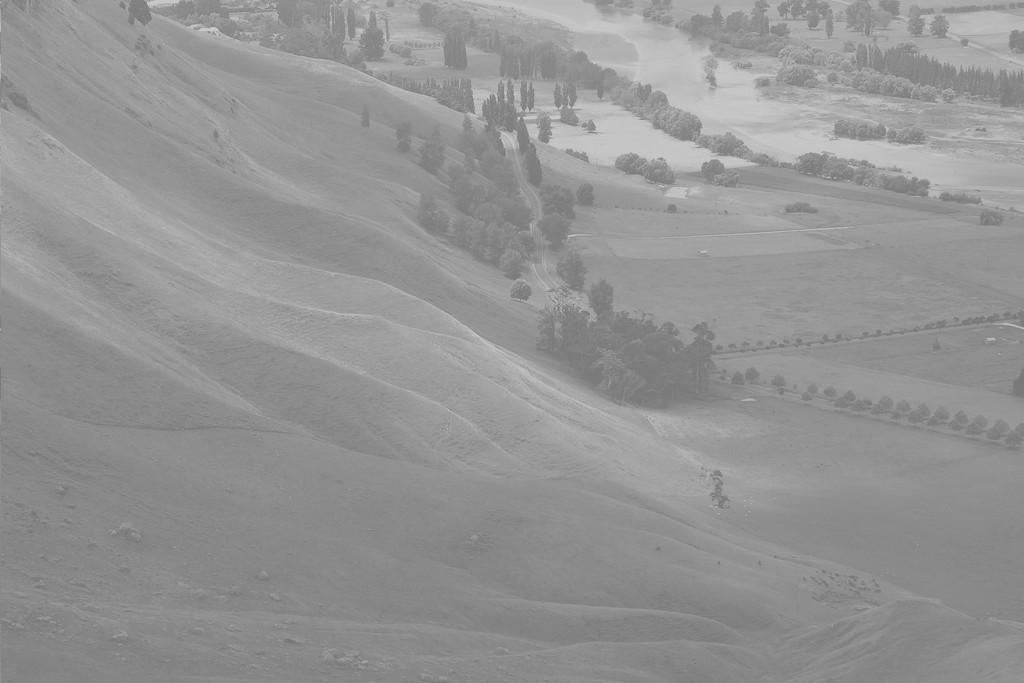
#> input picture 4-Histograms/2_histogram_equalization/bay.jpg, 1024 x 683 px
$ jupyter execute 'Histogram Equalization.ipynb'   (shell and % lines are left out)
#> lines starting #> are read from the running program, lines starting #| are printed output that depends on the picture
#       CEFET-RJ - UNED Nova Iguaçu
##   Dep. Engenharia de Controle e Automação
## Disciplina: Processamento Digital de Imagens
Professor: Gabriel Matos Araujo<br>
Material de Aula (Conversão em Python)<br>
Script escrito por Pedro Monforte

 ####          Original File Heading
 EE368/CS232 Digital Image Processing<br>
 Bernd Girod<br>
 Department of Electrical Engineering, Stanford University<br>
 Script by Qiyuan Tian and David Chen<br>
 Histogram equalization example<br>

[cell 1]
import cv2
import matplotlib.pyplot as plt

Supose we have a image and want to improve constrast in it. We will do it by Histogram Equalization:

[cell 2]
# Load image
img = cv2.imread('bay.jpg',0)
#> img is the input picture: shape (683, 1024); min 114, max 212, mean 148
#img = cv2.imread('brain.jpg',0)
#img = cv2.imread('moon.jpg',0)

# Perform histogram equalization
eqImg = cv2.equalizeHist(img)
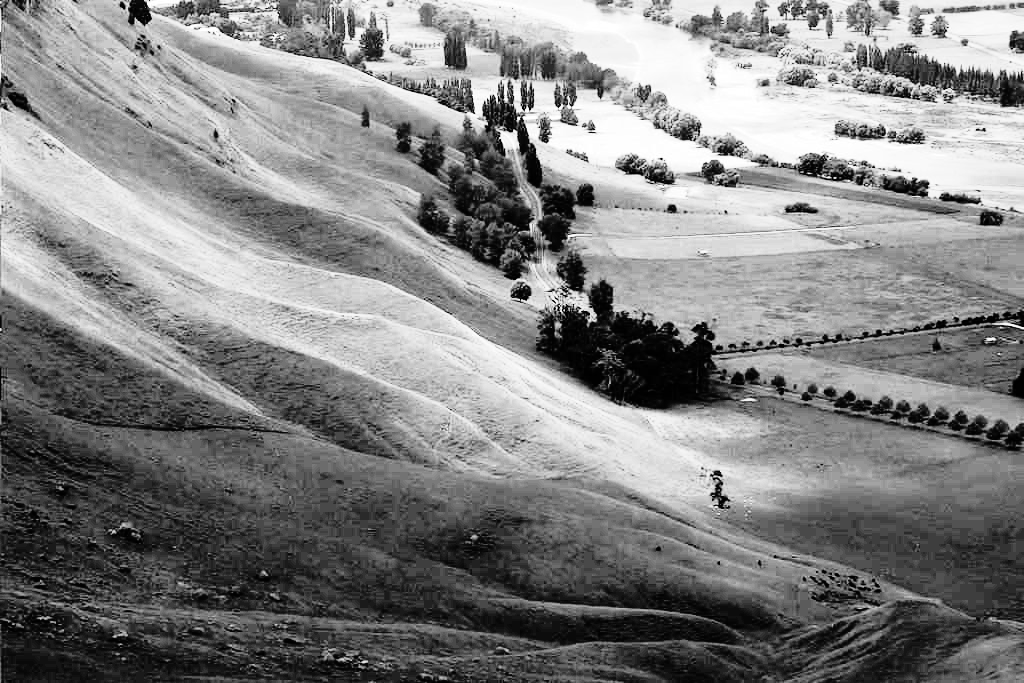
#> eqImg: shape (683, 1024); min 0, max 255, mean 130.5
plt.gray() # set the color map to grayscale in matplotlib
figs, axs = plt.subplots(1, 2, figsize=(10, 3))
titlelist = ['original image','equalized image']
imagelist = [img,eqImg]
for ax,title,fig in zip(axs,titlelist,imagelist):
    ax.imshow(fig,vmax=255,vmin=0)
    ax.set_title(title.capitalize())
    ax.axis('off')
#> this loop made 2 passes
#> title on passes 1 to 2: 'original image', 'equalized image'
    # Plotting histograms
figs, axs = plt.subplots(1, 2, figsize=(10, 3))
for ax,title,fig in zip(axs,titlelist,imagelist):
    ax.hist(fig.flatten(),256,[0,256], color = 'r')
    ax.set_title(title.capitalize())
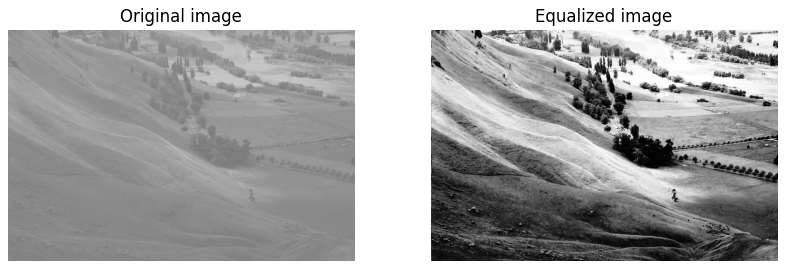
#> figure drawn by matplotlib, 2 panels
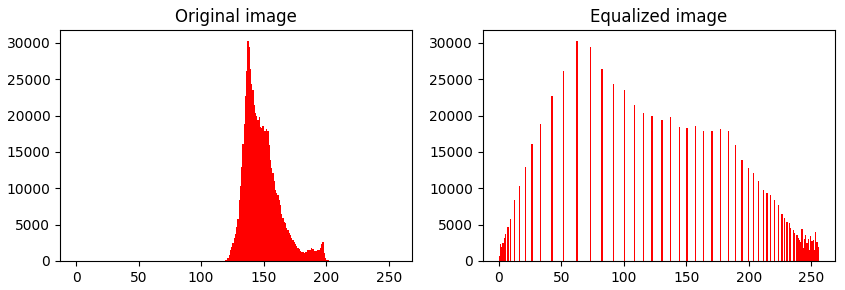
#> figure drawn by matplotlib, 2 panels; panel 1: tallest bar 30266 high, from x = 137 to 138; panel 2: tallest bar 30266 high, from x = 62 to 63

We can argue that the equalized image is prettier than the original image. But this may not work for all images, see for example the Moon image bellow:

[cell 3]
# Load image
img = cv2.imread('moon.jpg',0)
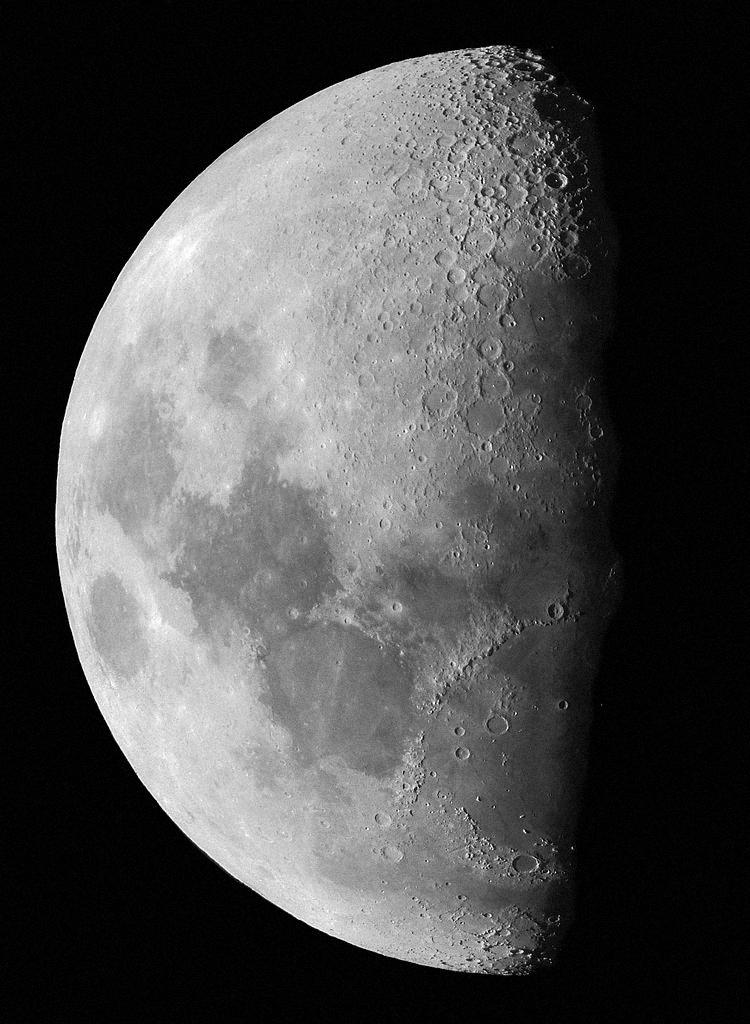
#> input picture 4-Histograms/2_histogram_equalization/moon.jpg, 750 x 1024 px
#> img is the input picture: shape (1024, 750); min 0, max 255, mean 75.4

# Perform histogram equalization
eqImg = cv2.equalizeHist(img)
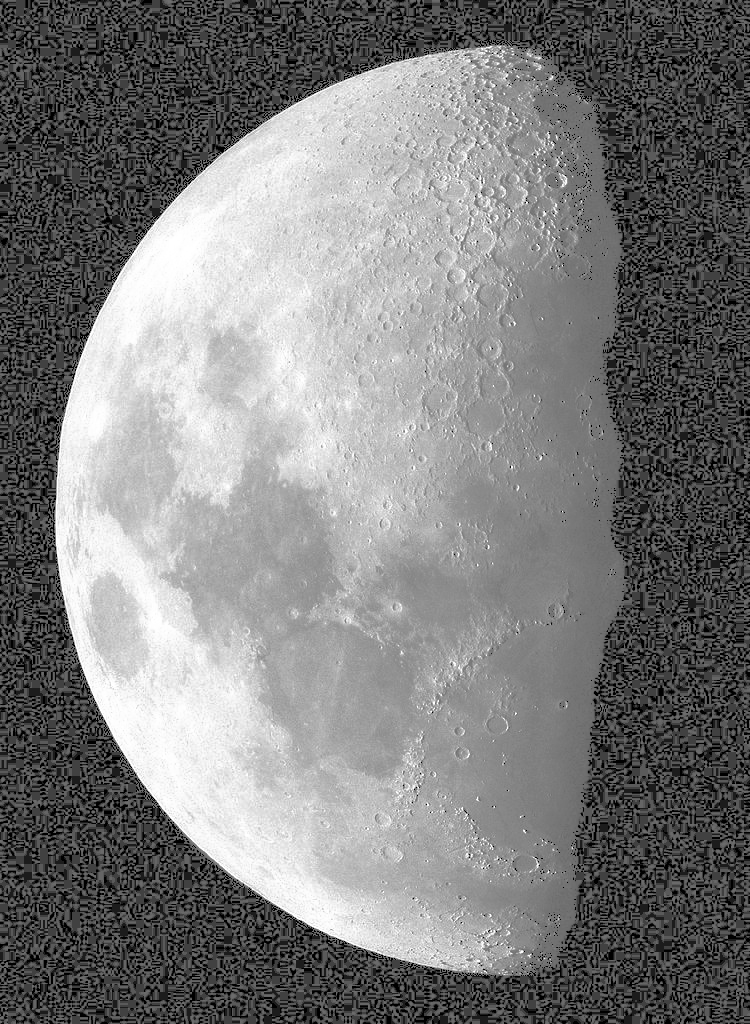
#> eqImg: shape (1024, 750); min 0, max 255, mean 124.7
plt.gray() # set the color map to grayscale in matplotlib
figs, axs = plt.subplots(1, 2, figsize=(10, 3))
titlelist = ['original image','equalized image']
imagelist = [img,eqImg]
for ax,title,fig in zip(axs,titlelist,imagelist):
    ax.imshow(fig,vmax=255,vmin=0)
    ax.set_title(title.capitalize())
    ax.axis('off')
    # Plotting histograms
figs, axs = plt.subplots(1, 2, figsize=(10, 3))
for ax,title,fig in zip(axs,titlelist,imagelist):
    ax.hist(fig.flatten(),256,[0,256], color = 'r')
    ax.set_title(title.capitalize())
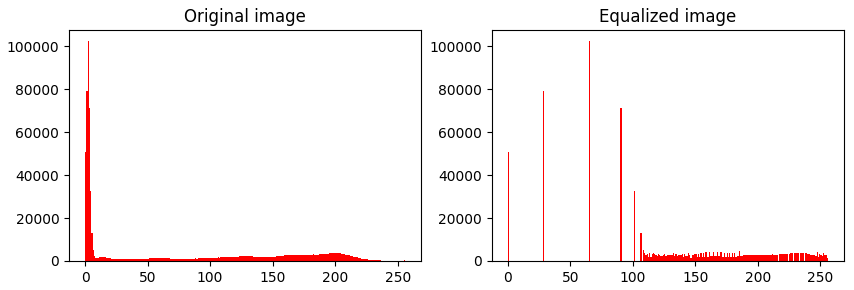
#> figure drawn by matplotlib, 2 panels; panel 1: tallest bar 102420 high, from x = 2 to 3; panel 2: tallest bar 102420 high, from x = 65 to 66
